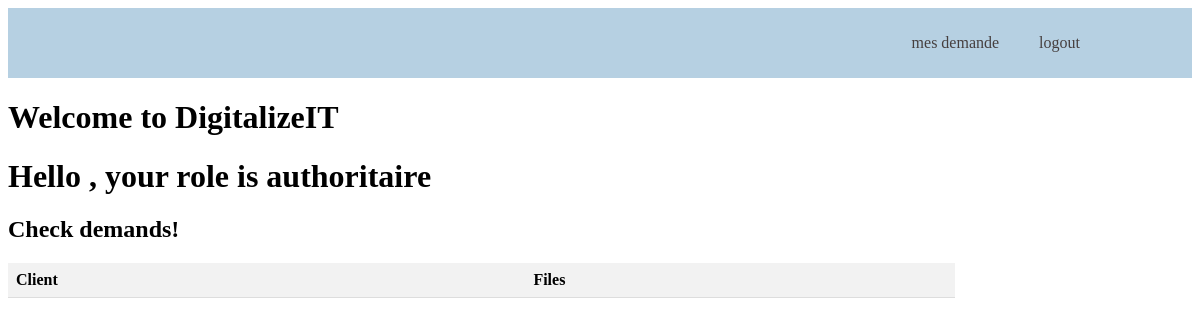
Page /hello-autho/ on the earlier database version.
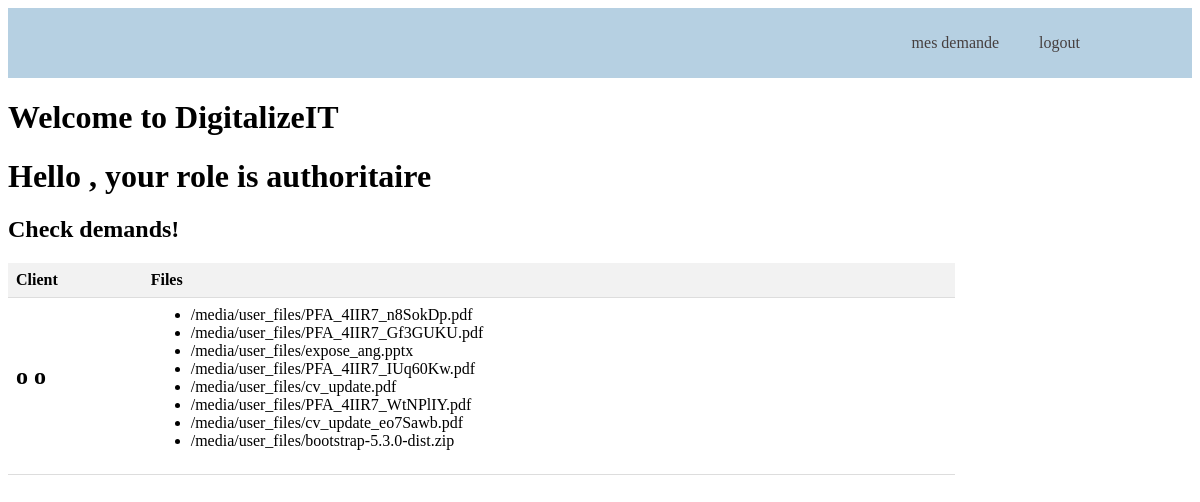
Same page on the later database version.
### dashboard/models.py (models this page shows, shortened)
class Utilisateur(models.Model):
    CLIENT = 'client'
    AUTHORITAIRE = 'authoritaire'
    is_client = models.BooleanField('Is client', default=False)
    is_authoritaire = models.BooleanField('Is authoritaire', default=False)
    ROLE_CHOICES = (
        (CLIENT, 'client'),
        (AUTHORITAIRE, 'authoritaire'),
    )
    User = models.OneToOneField(User, on_delete=models.CASCADE,null=True, blank=True, related_name='utilisateur')
    ID = models.CharField(max_length=100, primary_key=True)
    Cin = models.CharField(max_length=100)
    username = models.CharField(max_length=100, default='default_username')
    Nom = models.CharField(max_length=100)
    Prenom = models.CharField(max_length=100)
    Email = models.CharField(max_length=100)
    Role = models.CharField(max_length=100, choices=ROLE_CHOICES)
    files = models.ManyToManyField('UserFile', related_name='utilisateur')

class UserFile(models.Model):
    utilisateurs = models.ManyToManyField(Utilisateur, related_name='user_files')
    file = models.FileField(upload_to='user_files/')
    uploaded_at = models.DateTimeField(auto_now_add=True)
    clients = models.ManyToManyField(Utilisateur, related_name='client_files')

### dashboard/views.py (the view)
# urls.py: path('hello-autho/', views.hello_autho, name='hello_autho'),
def hello_autho(request):
    clients = Utilisateur.objects.filter(is_client=True)  # Get all clients
    client_files = {}  # Dictionary to store client files as {client: [files]}
    for client in clients:
        files_uploaded = UserFile.objects.filter(clients=client)
        client_files[client] = files_uploaded
    return render(request, 'hello_autho.html', {'client_files': client_files})

### dashboard/templates/hello_autho.html (shortened to what this page needs)
<header>
    <section class="navigation">
        <div class="nav-container">
            <nav>
                <ul class="justify-content-center">
                    <li><a href="/hello-autho">mes demande</a></li>
                    <li><a href="/logout">logout</a></li>
                </ul>
            </nav>
        </div>
    </section>
  </header>
  <h1>Welcome to DigitalizeIT</h1>
    <h1>Hello {{ user.username }}, your role is authoritaire</h1>
    <h2>Check demands!</h2>
    <div class="container">
        <table id="table" class="table table-hover table-borded">
            <thead>
                <tr>
                    <th>Client</th>
                    <th>Files</th>
                </tr>
            </thead>
            <tbody>
                {% for client, files in client_files.items %}
                <tr>
                    <td>
                        <h2>{{ client.Nom }} {{ client.Prenom }}</h2>
                    </td>
                    <td>
                        {% if files %}
                        <ul>
                            {% for file in files %}
                            <li>{{ file.file.url }}</li>
                            {% endfor %}
                        </ul>
                        {% else %}
                        <p>No files uploaded by this client</p>
                        {% endif %}
                    </td>
                </tr>
                {% endfor %}
            </tbody>
        </table>
    </div>
  </html>

### dashboard/templates/hello_autho.html (style rules this page uses)
nav { float: right; }
nav ul { list-style: none; margin: 0; padding: 0; }
nav ul li { float: left; position: relative; }
nav ul li a { display: block; padding: 0 20px; line-height: 70px; background: #B6D0E2; color: #463f3f; text-decoration: none; }
.navigation { height: 70px; background: #B6D0E2; }
.nav-container { max-width: 1000px; margin: 0 auto; }
.container { width: 80%; }
table { width: 100%; border-collapse: collapse; margin-bottom: 20px; }
th, td { padding: 8px; text-align: left; border-bottom: 1px solid #ddd; }
th { background-color: #f2f2f2; }
a { text-decoration: none; }

Differences in the rows shown:
added Utilisateur: Nom "o", Prenom "o"
added UserFile: file "/media/user_files/PFA_4IIR7_n8SokDp.pdf"
added UserFile: file "/media/user_files/PFA_4IIR7_Gf3GUKU.pdf"
added UserFile: file "/media/user_files/expose_ang.pptx"
added UserFile: file "/media/user_files/PFA_4IIR7_IUq60Kw.pdf"
added UserFile: file "/media/user_files/cv_update.pdf"
added UserFile: file "/media/user_files/PFA_4IIR7_WtNPlIY.pdf"
added UserFile: file "/media/user_files/cv_update_eo7Sawb.pdf"
added UserFile: file "/media/user_files/bootstrap-5.3.0-dist.zip"
